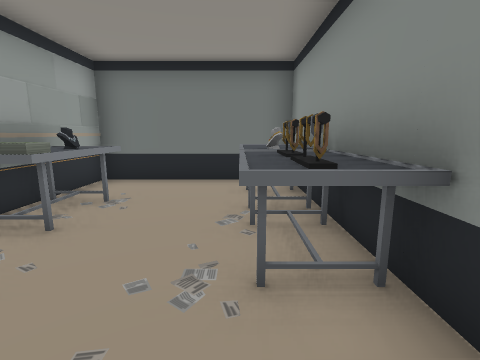
view 1 (above)

24 first-person views from a walk through a 3-D level made in the Unity game engine. The camera is 1.2 m above the floor, tilts 10° down and sees 85° across. Doors are open. The floor is counted in squares, 1 m on a side. Each view is taken from the middle of a square. On the plan, view 1 faces up. The plan holds only what a view shows up to about 12 squares ahead; the rest is blank. The place goes on beyond the plan. The player is left out. Some surface patterns are stand-ins.

view 2
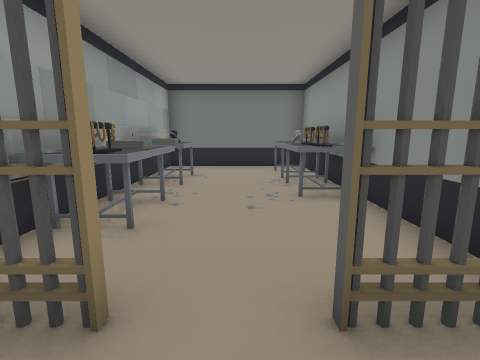

view 3
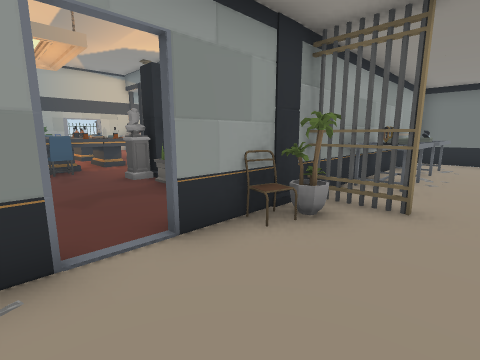

view 4
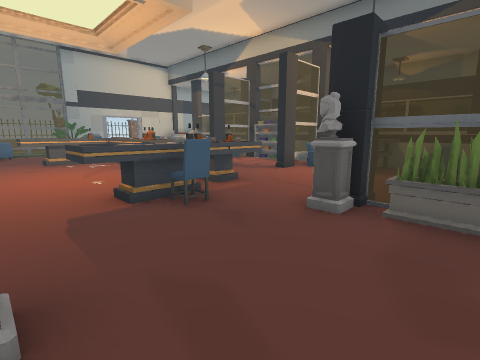

view 5
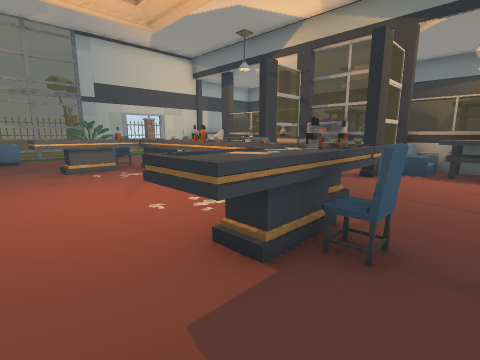

view 6
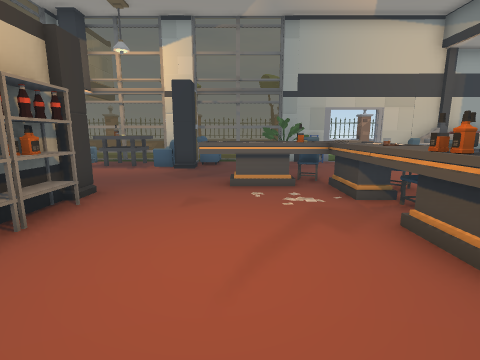

view 7
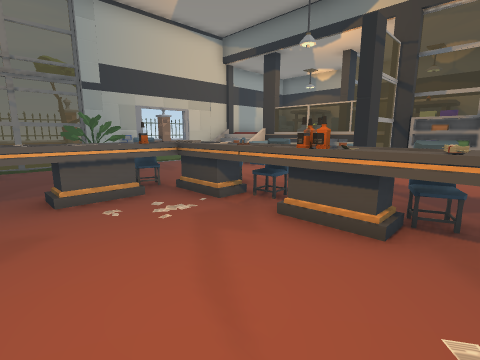

view 8
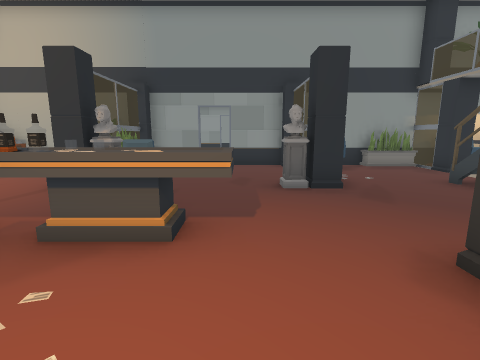

view 9
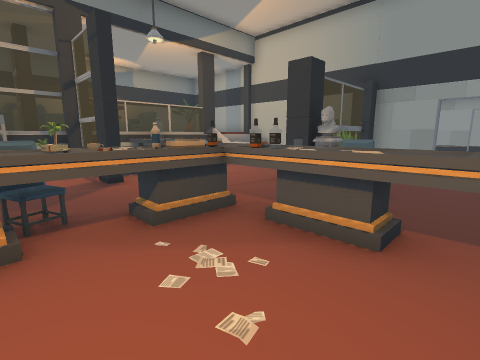

view 10
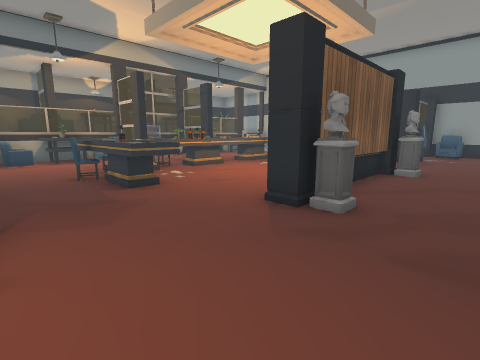

view 11
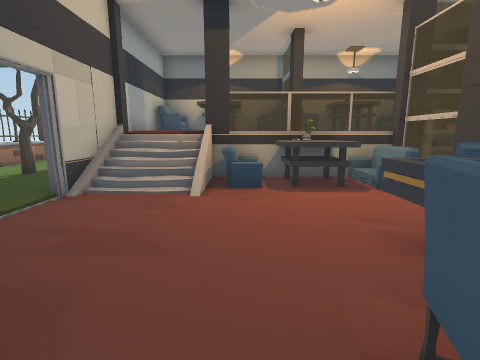

view 12
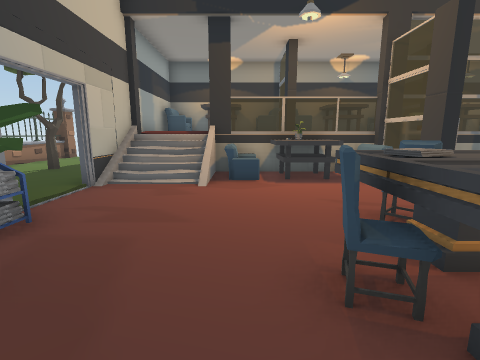

view 13
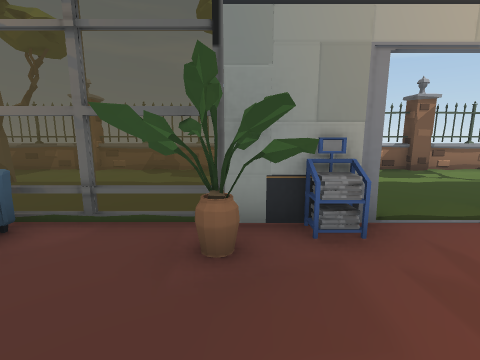

view 14
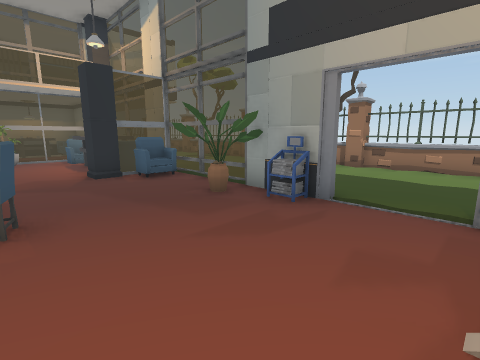

view 15
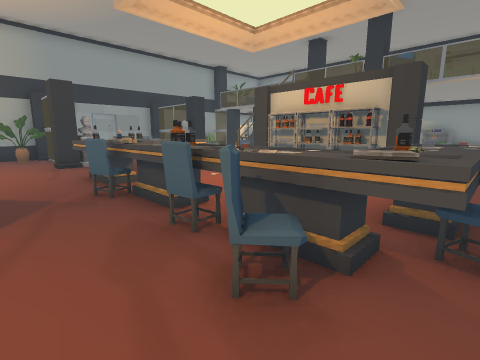

view 16
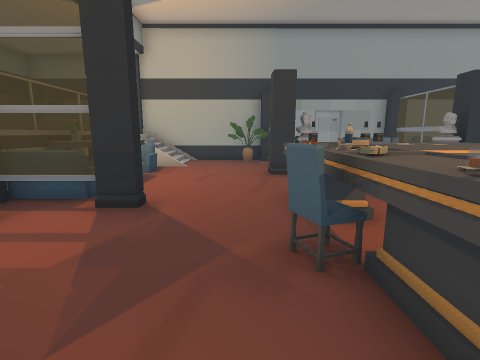

view 17
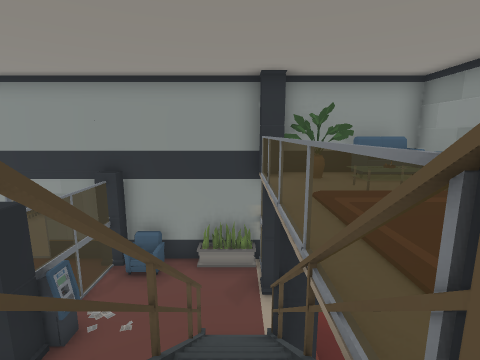

view 18
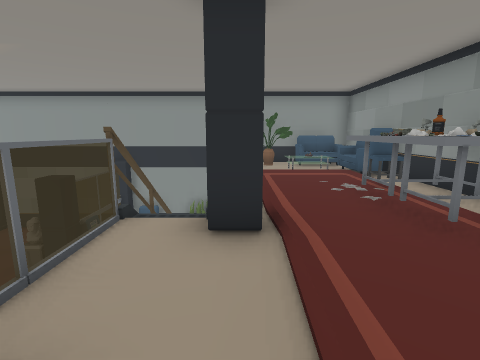

view 19
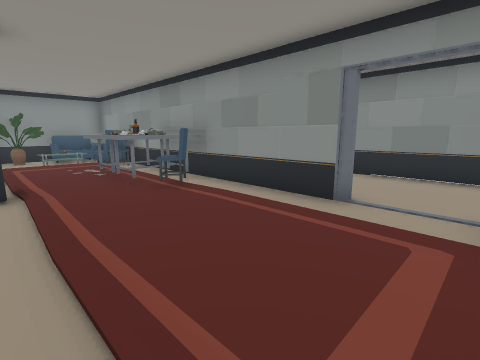

view 20
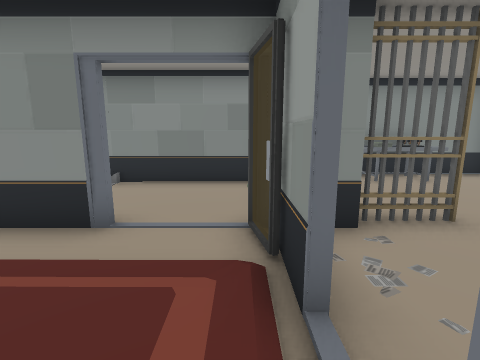

view 21
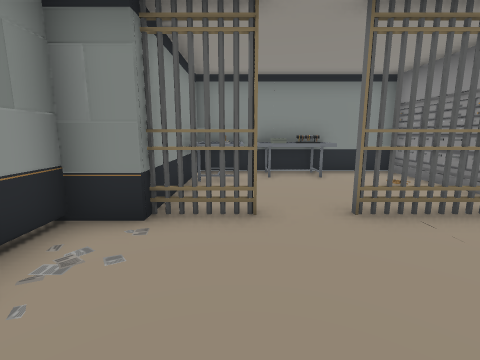

view 22
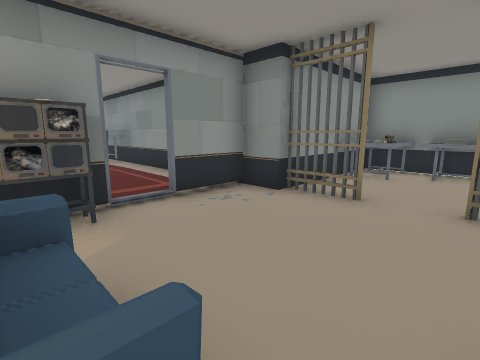

view 23
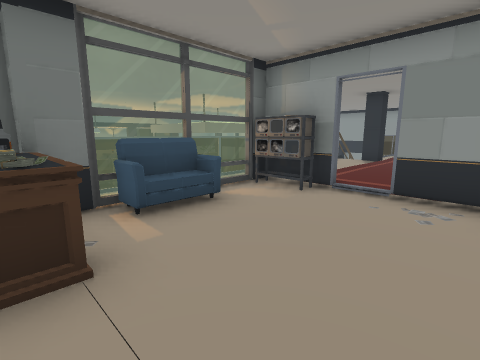

view 24
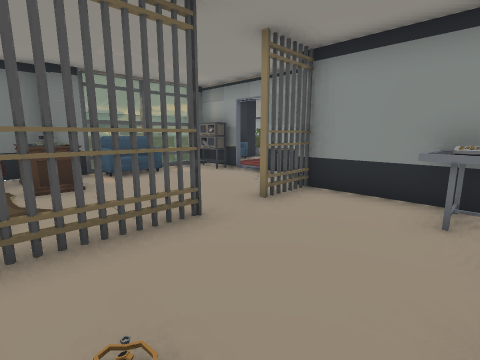

### Floor plan
Key: @ floor where view 1 was taken; # wall or solid block; x gap in a wall; . main floor; : floor 3 m higher than the main floor; / step, stairs or slope; D open door; = window, fence, low wall or low ledge; v drop or lower ground; T table; B bottle; P pillar; L plant; S statue; F sofa; H shelf; I sign; R tree; M cash machine; E fence; O other object.
Columns run from 29 left of view 1 to 1 right of it. Each row starts with its distance up from view 1.
  8       ## #   #
  7 ##    ####   #       ##########
  6  #    #                  #...TT
  5  =    #                  #TT.TT
  4 ## R #P P#####  ######PP #TT.TT
  3 #E R #//PFTOFFPH.PFTLOF//#TT.TT
  2 ##   #//=FTTFF...OFTTFF//#TT.TT
  1 #=   OD./....PP..P...../.#TT..#
  0 ##   DD..................#TT.@#
 -1 #=   DD....O..B.O.O.....O#.DD.
 -2 ##   OO...TTTTOTT BT.PLLLP#DD#
 -3 #ERR  OO..TTTTBTTOBT.S...#O..
 -4 ##    OO..TTB....BBT.P...#L.. #
 -5 #=   #....TT......TT......... #
 -6 ##    FF..TT......TT.....#...
 -7 ##    FPP....H.......P...O
 -8 #E    FF....PIH OP...PMOOP
 -9 #=    TT....SIIIIS......FF
-10 #=    TO....P....P.......#
-11       FO....//.....#v#...#
-12        #### OFO:::////...#
-13     ..:#F#O::::::PPOOP/:PO
-14     O.::::O::::::::::O/:OO
-15     O::::::::::::TTT:://F#
-16     O:::::#:::::OOOOO:///#
-17     ::::::#::D:::T T::DFF#
-18     .x#D###::#############
-19    .:::::# ::::
-20    //:::TT ::::
-21    .::TTTT #####
-22    O::TTTT
-23    #######

Where each view was taken, in squares from view 1:
view 1: 0 up, 0 right, facing up
view 2: 3 down, 1 left, facing up
view 3: 6 down, 1 left, facing up-left
view 4: 7 down, 6 left, facing up-left
view 5: 7 down, 9 left, facing up-left
view 6: 5 down, 12 left, facing left
view 7: 6 down, 13 left, facing up-left
view 8: 6 down, 14 left, facing right
view 9: 6 down, 14 left, facing up-right
view 10: 11 down, 21 left, facing up-right
view 11: 4 down, 20 left, facing up
view 12: 5 down, 20 left, facing up
view 13: 3 down, 20 left, facing left
view 14: 1 up, 19 left, facing down-left
view 15: 0 up, 19 left, facing down-right
view 16: 1 down, 16 left, facing right
view 17: 12 down, 12 left, facing right
view 18: 13 down, 15 left, facing right
view 19: 13 down, 18 left, facing down-right
view 20: 14 down, 18 left, facing down
view 21: 14 down, 21 left, facing down
view 22: 13 down, 23 left, facing down-right
view 23: 17 down, 24 left, facing up-right
view 24: 21 down, 25 left, facing up-right
